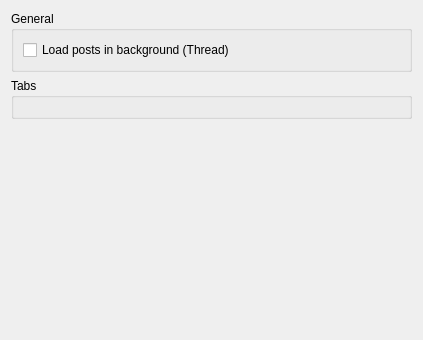
<?xml version="1.0" encoding="UTF-8"?>
<ui version="4.0">
 <class>ChannelPage</class>
 <widget class="QWidget" name="ChannelPage">
  <property name="geometry">
   <rect>
    <x>0</x>
    <y>0</y>
    <width>423</width>
    <height>340</height>
   </rect>
  </property>
  <layout class="QGridLayout" name="gridLayout_3">
   <item row="1" column="0">
    <widget class="QGroupBox" name="tabsGroupBox">
     <property name="title">
      <string>Tabs</string>
     </property>
     <layout class="QVBoxLayout" name="verticalLayout">
      <item>
       <widget class="GroupFrameSettingsWidget" name="groupFrameSettingsWidget" native="true"/>
      </item>
     </layout>
    </widget>
   </item>
   <item row="0" column="0">
    <widget class="QGroupBox" name="generalGroupBox">
     <property name="title">
      <string>General</string>
     </property>
     <layout class="QVBoxLayout" name="verticalLayout_2">
      <item>
       <widget class="QCheckBox" name="loadThreadCheckBox">
        <property name="text">
         <string>Load posts in background (Thread)</string>
        </property>
       </widget>
      </item>
     </layout>
    </widget>
   </item>
   <item row="2" column="0">
    <spacer name="verticalSpacer">
     <property name="orientation">
      <enum>Qt::Vertical</enum>
     </property>
     <property name="sizeHint" stdset="0">
      <size>
       <width>20</width>
       <height>40</height>
      </size>
     </property>
    </spacer>
   </item>
  </layout>
 </widget>
 <customwidgets>
  <customwidget>
   <class>GroupFrameSettingsWidget</class>
   <extends>QWidget</extends>
   <header>gui/settings/GroupFrameSettingsWidget.h</header>
   <container>1</container>
  </customwidget>
 </customwidgets>
 <resources/>
 <connections/>
</ui>
